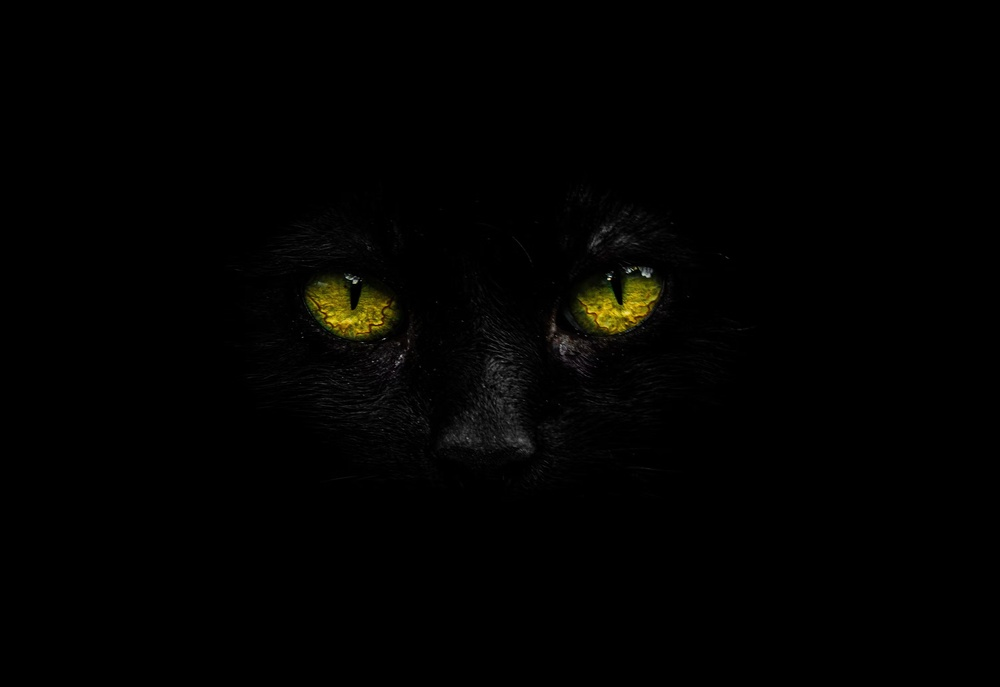
#> input picture cat blend.jpg, 1000 x 687 px, shrunk from 3000 x 2060 before the run
$ python edges.py   (older library calls are emulated)
#> lines starting #> are read from the running program, lines starting #| are printed output that depends on the picture
import cv2
import numpy as np
import matplotlib.pyplot as plt


def display_image(title, image):
   """Utility function to display an image."""
   plt.figure(figsize=(8, 8))
   if len(image.shape) == 2:  # Grayscale image
       plt.imshow(image, cmap='gray')
   else:  # Color image
       plt.imshow(cv2.cvtColor(image, cv2.COLOR_BGR2RGB))
   plt.title(title)
   plt.axis('off')
   plt.show()


def get_odd_kernel_size(prompt, default=5):
   """Prompt until a valid positive odd integer is given."""
   while True:
       raw = input(f"{prompt} (default: {default}): ").strip()
       if raw == "":
           return default
       if not raw.isdigit():
           print("Please enter a whole number.")
           continue
       value = int(raw)
       if value <= 0:
           print("Kernel size must be positive.")
       elif value % 2 == 0:
           print("Kernel size must be odd.")
       else:
           return value


def get_int(prompt, default):
   """Prompt for an integer, falling back to default on empty/invalid input."""
   raw = input(f"{prompt} (default: {default}): ").strip()
   if raw == "":
       return default
   try:
       return int(raw)
   except ValueError:
       print(f"Invalid number, using default ({default}).")
       return default


def interactive_edge_detection(image_path):
   """Interactive activity for edge detection and filtering."""
#> called with image_path = 'cat blend.jpg'
   image = cv2.imread(image_path)
#> image is the input picture: shape (687, 1000, 3); mean B, G, R 1, 1.9, 2
   if image is None:
       print("Error: Image not found!")
       return


   # Convert to grayscale
   gray_image = cv2.cvtColor(image, cv2.COLOR_BGR2GRAY)
   display_image("Original Grayscale Image", gray_image)


   print("Select an option:")
   print("1. Sobel Edge Detection")
   print("2. Canny Edge Detection")
   print("3. Laplacian Edge Detection")
   print("4. Gaussian Smoothing")
   print("5. Median Filtering")
   print("6. Exit")


   while True:
       choice = input("Enter your choice (1-6): ").strip()


       if choice == "1":
           # Sobel Edge Detection — combine X and Y gradients via magnitude, not bitwise OR
           sobel_x = cv2.Sobel(gray_image, cv2.CV_64F, 1, 0, ksize=3)
           sobel_y = cv2.Sobel(gray_image, cv2.CV_64F, 0, 1, ksize=3)
           magnitude = cv2.magnitude(sobel_x, sobel_y)          # sqrt(x^2 + y^2)
           combined_sobel = cv2.convertScaleAbs(magnitude)      # properly scale/clip to uint8
           display_image("Sobel Edge Detection", combined_sobel)


       elif choice == "2":
           # Canny Edge Detection
           print("Adjust thresholds for Canny (default: 100 and 200)")
           lower_thresh = get_int("Enter Lower threshold", 100)
           upper_thresh = get_int("Enter Upper threshold", 200)
           edges = cv2.Canny(gray_image, lower_thresh, upper_thresh)
           display_image("Canny Edge Detection", edges)


       elif choice == "3":
           # Laplacian Edge Detection
           laplacian = cv2.Laplacian(gray_image, cv2.CV_64F)
           display_image("Laplacian Edge Detection", np.abs(laplacian).astype(np.uint8))


       elif choice == "4":
           # Gaussian Smoothing — kernel size must be odd & positive
           kernel_size = get_odd_kernel_size("Enter kernel size (odd number)")
           blurred = cv2.GaussianBlur(image, (kernel_size, kernel_size), 0)
           display_image("Gaussian Smoothed Image", blurred)


       elif choice == "5":
           # Median Filtering — kernel size must be odd & positive
           kernel_size = get_odd_kernel_size("Enter kernel size (odd number)")
           median_filtered = cv2.medianBlur(image, kernel_size)
           display_image("Median Filtered Image", median_filtered)


       elif choice == "6":
           print("Exiting...")
           break


       else:
           print("Invalid choice. Please select a number between 1 and 6.")
#> this loop made 7 passes; the answer given on pass 1: 1
#> pass 1, in interactive_edge_detection, `sobel_x = cv2.Sobel(gray_image, cv2.CV_64F, 1, 0, ksize=3)`:
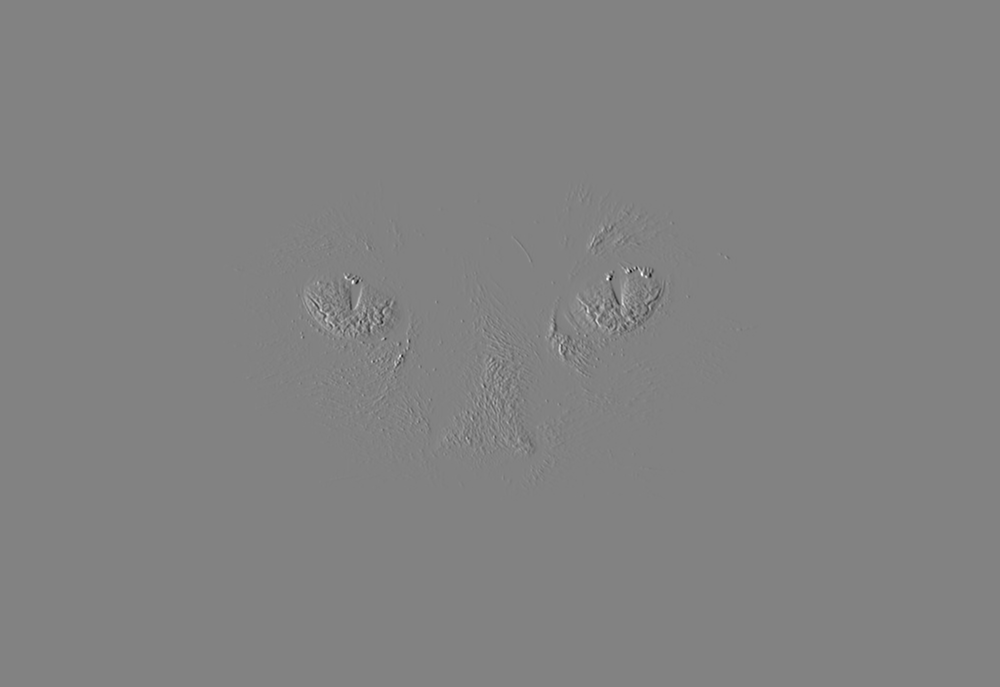
#> sobel_x: shape (687, 1000) float64; min -621, max 595, mean 0; drawn with min black and max white
#> pass 1, in interactive_edge_detection, `combined_sobel = cv2.convertScaleAbs(magnitude)`:
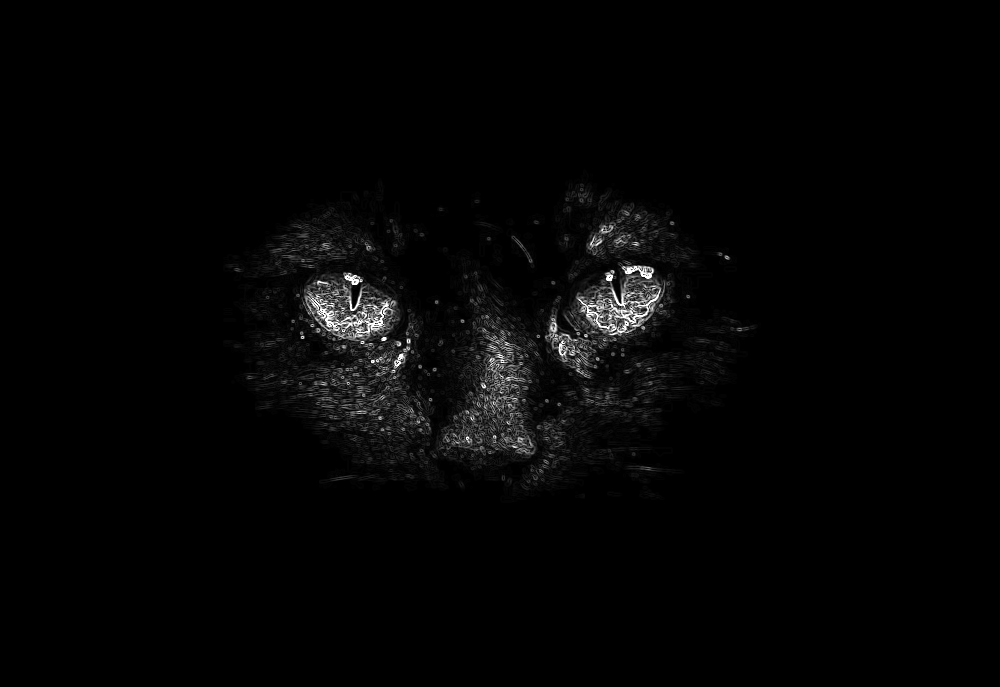
#> combined_sobel: shape (687, 1000); min 0, max 255, mean 4.5


# Provide the path to an image for the activity
#> (the run stopped early here; a loop or call above may not have finished)
